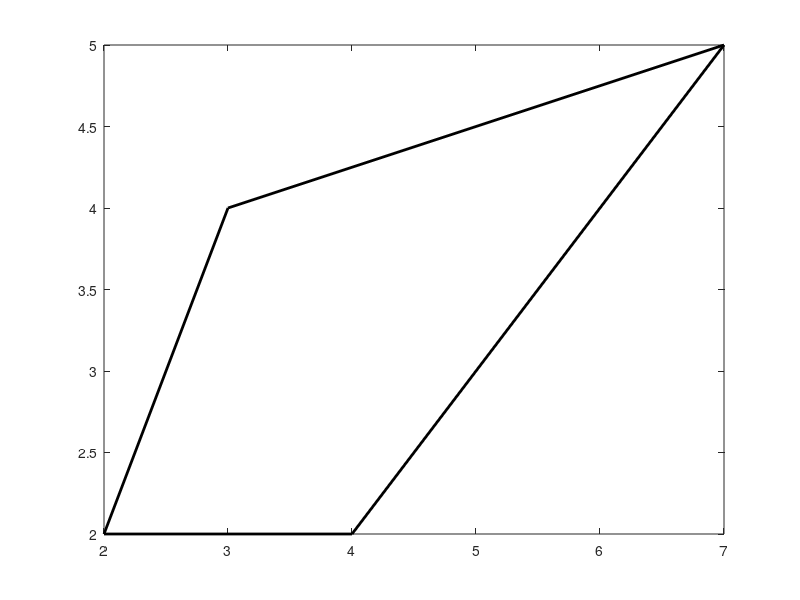

Reproduce this figure in MATLAB. (Note: this script raises an error after producing the figure.)
clear all;

lines=[-2/3 -1/3 0 1/3 2/3]';
coord1=[-1:0.05:1]';
coord2=ones(41,1);
nodes(:,:,1)=[7 5; 3 4; 2 2; 4 2];
nodes(:,:,2)=[.5 .5; 0 2; 0 0; 2 0];

for k=1:2
  figure(k);
  hold off;
  plot(nodes(:,1,k), nodes(:,2,k),'k-','linewidth',2);
  hold on;
  plot([nodes(4,1,k) nodes(1,1,k)],[nodes(4,2,k) nodes(1,2,k)], 'k-','linewidth',2);
  for i=1:5
    ln=lines(i);
    [N,Nx,Ny]=CompNDNatPointsQuad4(coord1, coord2*ln);
    xy=(nodes(:,:,k))'*N;
    plot(xy(1,:), xy(2,:),'r:','linewidth',2);
    [N,Nx,Ny]=CompNDNatPointsQuad4(coord2*ln, coord1);
    xy=(nodes(:,:,k))'*N;
    plot(xy(1,:), xy(2,:),'b:','linewidth',2);
  end
end
